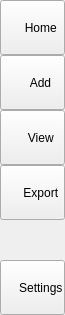
     <widget class="QSideBar" name="sidebar_left">
      <property name="minimumSize">
       <size>
        <width>65</width>
        <height>0</height>
       </size>
      </property>
      <property name="maximumSize">
       <size>
        <width>60</width>
        <height>16777215</height>
       </size>
      </property>
      <property name="frameShape">
       <enum>QFrame::NoFrame</enum>
      </property>
      <property name="frameShadow">
       <enum>QFrame::Raised</enum>
      </property>
      <layout class="QVBoxLayout" name="verticalLayout_2">
       <property name="spacing">
        <number>0</number>
       </property>
       <property name="sizeConstraint">
        <enum>QLayout::SetNoConstraint</enum>
       </property>
       <property name="leftMargin">
        <number>0</number>
       </property>
       <property name="topMargin">
        <number>0</number>
       </property>
       <property name="rightMargin">
        <number>0</number>
       </property>
       <property name="bottomMargin">
        <number>0</number>
       </property>
       <item>
        <widget class="QMenuButton" name="menu_home">
         <property name="minimumSize">
          <size>
           <width>0</width>
           <height>55</height>
          </size>
         </property>
         <property name="text">
          <string>     Home</string>
         </property>
         <property name="icon">
          <iconset resource="../graphics/icons.qrc">
           <normaloff>:/white_icons/white_icons/home-white-18dp.svg</normaloff>:/white_icons/white_icons/home-white-18dp.svg</iconset>
         </property>
         <property name="iconSize">
          <size>
           <width>32</width>
           <height>32</height>
          </size>
         </property>
        </widget>
       </item>
       <item>
        <widget class="QMenuButton" name="menu_add">
         <property name="minimumSize">
          <size>
           <width>0</width>
           <height>55</height>
          </size>
         </property>
         <property name="text">
          <string notr="true">     Add</string>
         </property>
         <property name="icon">
          <iconset resource="../graphics/icons.qrc">
           <normaloff>:/white_icons/white_icons/library_add-white-48dp.svg</normaloff>:/white_icons/white_icons/library_add-white-48dp.svg</iconset>
         </property>
         <property name="iconSize">
          <size>
           <width>32</width>
           <height>32</height>
          </size>
         </property>
        </widget>
       </item>
       <item>
        <widget class="QMenuButton" name="menu_data">
         <property name="minimumSize">
          <size>
           <width>0</width>
           <height>55</height>
          </size>
         </property>
         <property name="text">
          <string>     View</string>
         </property>
         <property name="icon">
          <iconset resource="../graphics/icons.qrc">
           <normaloff>:/white_icons/white_icons/leaderboard-white-18dp.svg</normaloff>:/white_icons/white_icons/leaderboard-white-18dp.svg</iconset>
         </property>
         <property name="iconSize">
          <size>
           <width>32</width>
           <height>32</height>
          </size>
         </property>
        </widget>
       </item>
       <item>
        <widget class="QMenuButton" name="menu_export">
         <property name="minimumSize">
          <size>
           <width>0</width>
           <height>55</height>
          </size>
         </property>
         <property name="text">
          <string>     Export</string>
         </property>
         <property name="icon">
          <iconset resource="../graphics/icons.qrc">
           <normaloff>:/white_icons/white_icons/folder-white-18dp.svg</normaloff>:/white_icons/white_icons/folder-white-18dp.svg</iconset>
         </property>
         <property name="iconSize">
          <size>
           <width>32</width>
           <height>32</height>
          </size>
         </property>
        </widget>
       </item>
       <item>
        <spacer name="verticalSpacer">
         <property name="orientation">
          <enum>Qt::Vertical</enum>
         </property>
         <property name="sizeHint" stdset="0">
          <size>
           <width>20</width>
           <height>40</height>
          </size>
         </property>
        </spacer>
       </item>
       <item>
        <widget class="QMenuButton" name="menu_settings">
         <property name="minimumSize">
          <size>
           <width>0</width>
           <height>55</height>
          </size>
         </property>
         <property name="text">
          <string>     Settings</string>
         </property>
         <property name="icon">
          <iconset resource="../graphics/icons.qrc">
           <normaloff>:/white_icons/white_icons/settings-white-18dp.svg</normaloff>:/white_icons/white_icons/settings-white-18dp.svg</iconset>
         </property>
         <property name="iconSize">
          <size>
           <width>32</width>
           <height>32</height>
          </size>
         </property>
        </widget>
       </item>
      </layout>
     </widget>
